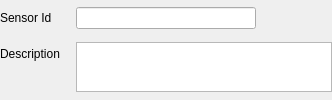
       <widget class="QFrame" name="frame">
        <property name="frameShape">
         <enum>QFrame::NoFrame</enum>
        </property>
        <property name="frameShadow">
         <enum>QFrame::Raised</enum>
        </property>
        <layout class="QFormLayout" name="formLayout">
         <property name="fieldGrowthPolicy">
          <enum>QFormLayout::AllNonFixedFieldsGrow</enum>
         </property>
         <property name="labelAlignment">
          <set>Qt::AlignLeading|Qt::AlignLeft|Qt::AlignVCenter</set>
         </property>
         <property name="margin">
          <number>0</number>
         </property>
         <item row="0" column="0">
          <widget class="QLabel" name="label_27">
           <property name="text">
            <string>Sensor Id</string>
           </property>
           <property name="alignment">
            <set>Qt::AlignLeading|Qt::AlignLeft|Qt::AlignVCenter</set>
           </property>
          </widget>
         </item>
         <item row="0" column="1">
          <widget class="QLineEdit" name="sensorIdLineEdit">
           <property name="maximumSize">
            <size>
             <width>180</width>
             <height>16777215</height>
            </size>
           </property>
          </widget>
         </item>
         <item row="1" column="0">
          <widget class="QLabel" name="label">
           <property name="sizePolicy">
            <sizepolicy hsizetype="MinimumExpanding" vsizetype="Preferred">
             <horstretch>0</horstretch>
             <verstretch>0</verstretch>
            </sizepolicy>
           </property>
           <property name="minimumSize">
            <size>
             <width>70</width>
             <height>0</height>
            </size>
           </property>
           <property name="text">
            <string>Description</string>
           </property>
          </widget>
         </item>
         <item row="1" column="1">
          <widget class="QTextEdit" name="descriptionTextEdit">
           <property name="maximumSize">
            <size>
             <width>16777215</width>
             <height>50</height>
            </size>
           </property>
          </widget>
         </item>
        </layout>
       </widget>
